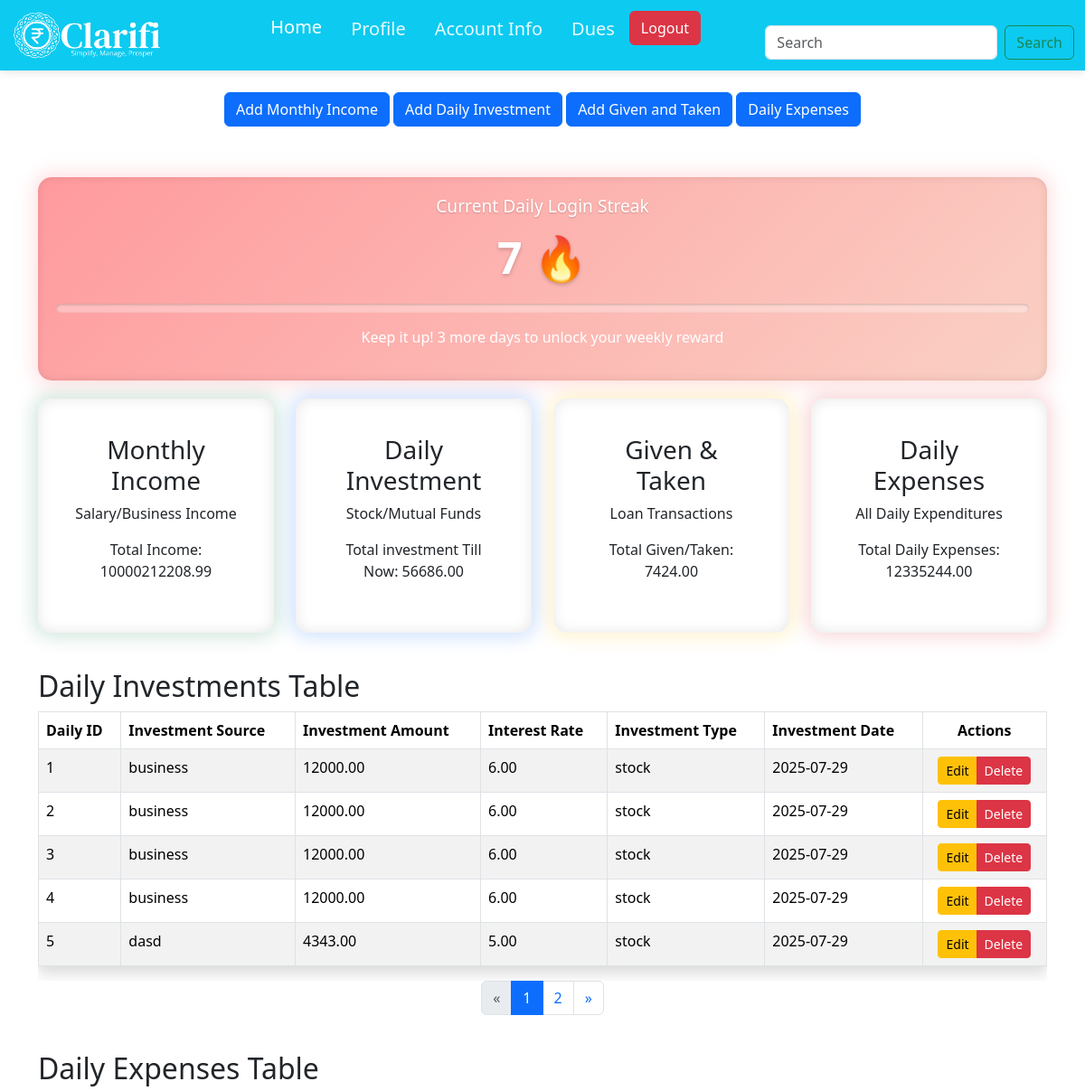
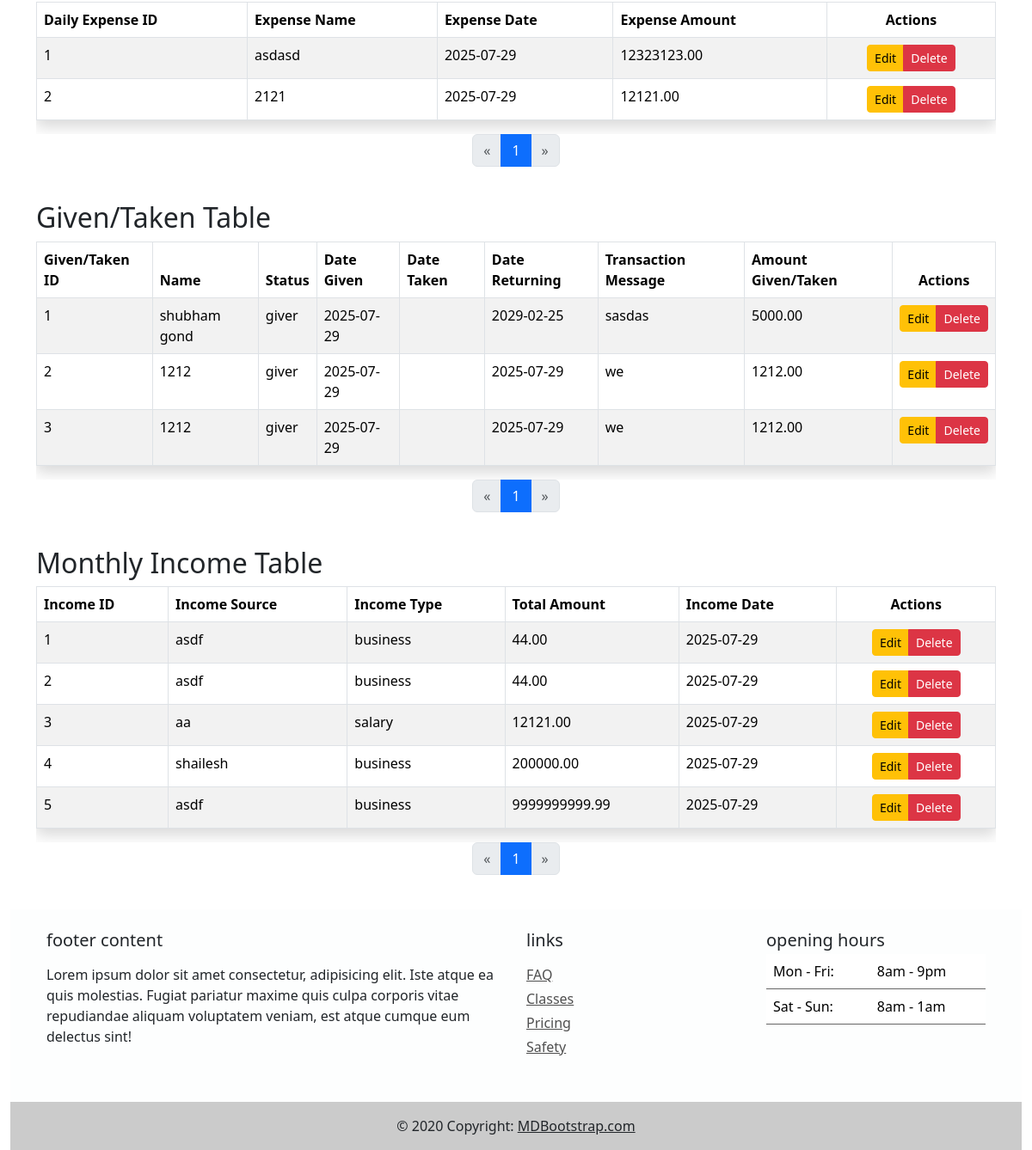
Screenshot of / (signed in) with the database file from the repository (2 pictures, top to bottom).
### tables this page shows
CREATE TABLE `daily` (
  `id` int(11) NOT NULL,
  `investmentSource` varchar(100) NOT NULL,
  `investmentAmount` decimal(12,2) NOT NULL,
  `interestRate` decimal(5,2) DEFAULT NULL,
  `investmentType` varchar(50) NOT NULL,
  `investmentDate` date NOT NULL,
  `created_at` timestamp NOT NULL DEFAULT current_timestamp(),
  `user_id` int(11) DEFAULT NULL
);

CREATE TABLE `daily_expenses` (
  `id` int(11) NOT NULL,
  `expenseName` varchar(100) NOT NULL,
  `expenseAmount` decimal(12,2) NOT NULL,
  `expenseDate` date NOT NULL,
  `created_at` timestamp NOT NULL DEFAULT current_timestamp()
);

CREATE TABLE `giventaken` (
  `id` int(11) NOT NULL,
  `name` varchar(100) NOT NULL,
  `status` enum('giver','taker') NOT NULL,
  `AmountgivenTaken` decimal(12,2) NOT NULL,
  `dateGiven` date DEFAULT NULL,
  `dateTaken` date DEFAULT NULL,
  `dateReturning` date DEFAULT NULL,
  `transactionMessage` text DEFAULT NULL,
  `created_at` timestamp NOT NULL DEFAULT current_timestamp(),
  `user_id` int(11) DEFAULT NULL
);

CREATE TABLE `income` (
  `id` int(11) NOT NULL,
  `incomeSource` varchar(100) NOT NULL,
  `totalAmount` decimal(12,2) NOT NULL,
  `incomeType` varchar(50) NOT NULL,
  `incomeDate` date NOT NULL,
  `created_at` timestamp NOT NULL DEFAULT current_timestamp(),
  `user_id` int(11) DEFAULT NULL
);

### index.php (the view, shortened to what this page needs)
<?php
include('conn.php');
$summaryData = fetchSummaryData();
$tableData = fetchTableData();
function fetchSummaryData()
{
  global $pdo;
  $data = [];
  try {
    $sql_daily = "SELECT SUM(investmentAmount) AS investmentAmount FROM daily";
    $stmt_daily = $pdo->query($sql_daily);
    $data['daily'] = $stmt_daily->fetch(PDO::FETCH_ASSOC);
    $sql_giventaken = "SELECT SUM(AmountgivenTaken) AS totalGivenTaken FROM giventaken";
    $stmt_giventaken = $pdo->query($sql_giventaken);
    $data['giventaken'] = $stmt_giventaken->fetch(PDO::FETCH_ASSOC);
    $sql_income = "SELECT SUM(totalAmount) AS totalIncome FROM income";
    $stmt_income = $pdo->query($sql_income);
    $data['income'] = $stmt_income->fetch(PDO::FETCH_ASSOC);
    $sql_expenses = "SELECT SUM(expenseAmount) AS totalExpenses FROM daily_expenses";
    $stmt_expenses = $pdo->query($sql_expenses);
    $data['expenses'] = $stmt_expenses->fetch(PDO::FETCH_ASSOC);
  } catch (PDOException $e) {
    $data['error'] = "Error: " . $e->getMessage();
  }
  return $data;
}
function fetchTableData()
{
  global $pdo;
  $data = [];
  try {
    $sql_daily = "SELECT id AS daily_id, investmentSource, investmentAmount, interestRate, investmentType, investmentDate FROM daily";
    $stmt = $pdo->query($sql_daily);
    $data['daily'] = $stmt->fetchAll(PDO::FETCH_ASSOC);
    $sql_daily_expenses = "SELECT id AS daily_expense_id, expenseName, expenseDate, expenseAmount FROM daily_expenses";
    $stmt = $pdo->query($sql_daily_expenses);
    $data['daily_expenses'] = $stmt->fetchAll(PDO::FETCH_ASSOC);
    $sql_giventaken = "SELECT id AS giventaken_id, name, status, dateGiven, dateTaken, dateReturning, transactionMessage, AmountgivenTaken FROM giventaken";
    $stmt = $pdo->query($sql_giventaken);
    $data['giventaken'] = $stmt->fetchAll(PDO::FETCH_ASSOC);
    $sql_income = "SELECT id AS income_id, incomeSource, incomeType, totalAmount, incomeDate FROM income";
    $stmt = $pdo->query($sql_income);
    $data['income'] = $stmt->fetchAll(PDO::FETCH_ASSOC);
  } catch (PDOException $e) {
    $data['error'] = "Error: " . $e->getMessage();
  }
  return $data;
}
function displayPagination($current_page, $total_pages, $query_param = 'page')
{
  echo "<nav aria-label='Page navigation'>
    <ul class='pagination justify-content-center'>
        <li class='page-item " . ($current_page == 1 ? 'disabled' : '') . "'>
            <a class='page-link' href='?" . $query_param . "=" . ($current_page - 1) . "' aria-label='Previous'>
                <span aria-hidden='true'>&laquo;</span>
            </a>
        </li>";
  for ($i = 1; $i <= $total_pages; $i++) {
    echo "<li class='page-item " . ($current_page == $i ? 'active' : '') . "'>
          <a class='page-link' href='?" . $query_param . "=" . $i . "'>" . $i . "</a>
        </li>";
  }
  echo "<li class='page-item " . ($current_page == $total_pages ? 'disabled' : '') . "'>
          <a class='page-link' href='?" . $query_param . "=" . ($current_page + 1) . "' aria-label='Next'>
              <span aria-hidden='true'>&raquo;</span>
          </a>
      </li>
    </ul>
  </nav>";
}
?>
<!DOCTYPE html>
<html lang="en">
<head>
  <link rel="stylesheet" href="bootstrap/css/bootstrap.min.css">
  <link rel="stylesheet" href="style.css">
  <link href="https://cdn.jsdelivr.net/npm/aos@2.3.4/dist/aos.css" rel="stylesheet">
</head>
<body class="body">
  <?php include 'header.php'; ?>
  <section>
    <div class="text-center mt-4 mb-1">
      <button class="btn btn-primary mb-3" type="button" data-bs-toggle="modal" data-bs-target="#monthly_income">Add Monthly Income</button>
      <button class="btn btn-primary mb-3" type="button" data-bs-toggle="modal" data-bs-target="#dailyInvestmentModal">Add Daily Investment</button>
      <button class="btn btn-primary mb-3" type="button" data-bs-toggle="modal" data-bs-target="#givenTakenModal">Add Given and Taken</button>
      <button class="btn btn-primary mb-3" type="button" data-bs-toggle="modal" data-bs-target="#dailyExpensesModal">Daily Expenses</button>
    </div>
  </section>
  <div class="container py-3">
    <div class="streak-container animate__animated animate__fadeIn bg-warning bg-opacity-50">
      <h3 class="streak-label">Current Daily Login Streak</h3>
      <div class="streak-count">7 🔥</div>
      <div class="streak-progress">
      </div>
      <p>Keep it up! 3 more days to unlock your weekly reward</p>
    </div>
    <div class="row">
      <div class="col-lg-3 col-md-6 mb-4">
        <div class="card card-summary card-income text-center p-4">
          <div class="card-body">
            <h3 class="card-title">Monthly Income</h3>
            <p class="card-subtext">Salary/Business Income</p>
            <?php if ($summaryData['income']): ?>
              <p>Total Income: <?= $summaryData['income']['totalIncome'] ?? 0 ?></p>
            <?php else: ?>
              <p>No income data found.</p>
            <?php endif; ?>
          </div>
        </div>
      </div>
      <div class="col-lg-3 col-md-6 mb-4">
        <div class="card card-summary card-investment text-center p-4">
          <div class="card-body">
            <h3 class="card-title">Daily Investment</h3>
            <p class="card-subtext">Stock/Mutual Funds</p>
            <?php if ($summaryData['daily']): ?>
              <p>Total investment Till Now: <?= $summaryData['daily']['investmentAmount'] ?? 0 ?></p>
            <?php else: ?>
              <div class='alert alert-danger'>No investment data found.</div>
            <?php endif; ?>
          </div>
        </div>
      </div>
      <div class="col-lg-3 col-md-6 mb-4">
        <div class="card card-summary card-given text-center p-4">
          <div class="card-body">
            <h3 class="card-title">Given & Taken</h3>
            <p class="card-subtext">Loan Transactions</p>
            <?php if ($summaryData['giventaken']): ?>
              <p>Total Given/Taken: <?= $summaryData['giventaken']['totalGivenTaken'] ?? 0 ?></p>
            <?php else: ?>
              <div class='alert alert-danger'>No given/taken data found.</div>
            <?php endif; ?>
          </div>
        </div>
      </div>
      <div class="col-lg-3 col-md-6 mb-4">
        <div class="card card-summary card-expenses text-center p-4">
          <div class="card-body">
            <h3 class="card-title">Daily Expenses</h3>
            <p class="card-subtext">All Daily Expenditures</p>
            <?php if ($summaryData['expenses']): ?>
              <p>Total Daily Expenses: <?= $summaryData['expenses']['totalExpenses'] ?? 0 ?></p>
            <?php else: ?>
              <p>No expenses found.</p>
            <?php endif; ?>
          </div>
        </div>
      </div>
    </div>
  </div>
  <div class="container">
    <?php if (!empty($tableData['daily'])): ?>
      <?php
      $daily_page = isset($_GET['daily_page']) ? max(1, intval($_GET['daily_page'])) : 1;
      $records_per_page = 5;
      $daily_total_pages = ceil(count($tableData['daily']) / $records_per_page);
      $daily_paged_data = array_slice($tableData['daily'], ($daily_page - 1) * $records_per_page, $records_per_page);
      ?>
      <h2>Daily Investments Table</h2>
      <div class='table-responsive'>
        <table class='table table-striped table-hover table-bordered w-100 shadow p-5'>
          <thead>
            <tr>
              <th>Daily ID</th>
              <th>Investment Source</th>
              <th>Investment Amount</th>
              <th>Interest Rate</th>
              <th>Investment Type</th>
              <th>Investment Date</th>
              <th class='text-center'>Actions</th>
            </tr>
          </thead>
          <tbody>
            <?php foreach ($daily_paged_data as $daily): ?>
              <tr>
                <?php foreach ($daily as $value): ?>
                  <td><?= htmlspecialchars($value) ?></td>
                <?php endforeach; ?>
                <td class='text-center'>
                  <div class='btn-group' role='group'>
                    <a href='edit_daily.php?id=<?= $daily['daily_id'] ?>' class='btn btn-sm btn-warning'>Edit</a>
                    <a href='?delete_daily=<?= $daily['daily_id'] ?>&daily_page=<?= $daily_page ?>' class='btn btn-sm btn-danger' onclick='return confirm("Are you sure you want to delete this record?")'>Delete</a>
                  </div>
                </td>
              </tr>
            <?php endforeach; ?>
          </tbody>
        </table>
      </div>
      <?php displayPagination($daily_page, $daily_total_pages, 'daily_page'); ?>
      <br>
    <?php else: ?>
      <div class='alert alert-danger'>No daily investments data found</div>
    <?php endif; ?>
    <?php if (!empty($tableData['daily_expenses'])): ?>
      <?php
      $expense_page = isset($_GET['expense_page']) ? max(1, intval($_GET['expense_page'])) : 1;
      $records_per_page = 5;
      $expense_total_pages = ceil(count($tableData['daily_expenses']) / $records_per_page);
      $expense_paged_data = array_slice($tableData['daily_expenses'], ($expense_page - 1) * $records_per_page, $records_per_page);
      ?>
      <h2>Daily Expenses Table</h2>
      <div class='table-responsive'>
        <table class='table table-striped table-hover table-bordered w-100 shadow p-5'>
          <thead>
            <tr>
              <th>Daily Expense ID</th>
              <th>Expense Name</th>
              <th>Expense Date</th>
              <th>Expense Amount</th>
              <th class='text-center'>Actions</th>
            </tr>
          </thead>
          <tbody>
            <?php foreach ($expense_paged_data as $expense): ?>
              <tr>
                <?php foreach ($expense as $value): ?>
                  <td><?= htmlspecialchars($value) ?></td>
                <?php endforeach; ?>
                <td class='text-center'>
                  <div class='btn-group' role='group'>
                    <a href='edit_expense.php?id=<?= $expense['daily_expense_id'] ?>' class='btn btn-sm btn-warning'>Edit</a>
                    <a href='?delete_expense=<?= $expense['daily_expense_id'] ?>&expense_page=<?= $expense_page ?>' class='btn btn-sm btn-danger' onclick='return confirm("Are you sure you want to delete this record?")'>Delete</a>
                  </div>
                </td>
              </tr>
            <?php endforeach; ?>
          </tbody>
        </table>
      </div>
      <?php displayPagination($expense_page, $expense_total_pages, 'expense_page'); ?>
      <br>
    <?php else: ?>
      <div class='alert alert-danger'>No daily expenses data found</div>
    <?php endif; ?>
    <?php if (!empty($tableData['giventaken'])): ?>
      <?php
      $gt_page = isset($_GET['gt_page']) ? max(1, intval($_GET['gt_page'])) : 1;
      $records_per_page = 5;
      $gt_paged_data = array_slice($tableData['giventaken'], ($gt_page - 1) * $records_per_page, $records_per_page);
      ?>
      <h2>Given/Taken Table</h2>
      <div class='table-responsive'>
        <table class='table table-striped table-hover table-bordered w-100 shadow p-5'>
          <thead>
            <tr>
              <th>Given/Taken ID</th>
              <th>Name</th>
              <th>Status</th>
              <th>Date Given</th>
              <th>Date Taken</th>
              <th>Date Returning</th>
              <th>Transaction Message</th>
              <th>Amount Given/Taken</th>
              <th class='text-center'>Actions</th>
            </tr>
          </thead>
          <tbody>
            <?php foreach ($gt_paged_data as $gt): ?>
              <tr>
                <?php foreach ($gt as $value): ?>
                  <td><?= htmlspecialchars($value) ?></td>
                <?php endforeach; ?>
                <td class='text-center'>
                  <div class='btn-group' role='group'>
                    <a href='edit_giventaken.php?id=<?= $gt['giventaken_id'] ?>' class='btn btn-sm btn-warning'>Edit</a>
                    <a href='?delete_giventaken=<?= $gt['giventaken_id'] ?>&gt_page=<?= $gt_page ?>' class='btn btn-sm btn-danger' onclick='return confirm("Are you sure you want to delete this record?")'>Delete</a>
                  </div>
                </td>
              </tr>
            <?php endforeach; ?>
          </tbody>
        </table>
      </div>
      <br>
    <?php else: ?>
      <div class='alert alert-danger'>No given/taken data found.</div><br>
    <?php endif; ?>
    <?php if (!empty($tableData['income'])): ?>
      <?php
      $income_page = isset($_GET['income_page']) ? max(1, intval($_GET['income_page'])) : 1;
      $records_per_page = 5;
      $income_paged_data = array_slice($tableData['income'], ($income_page - 1) * $records_per_page, $records_per_page);
      ?>
      <h2>Monthly Income Table</h2>
      <div class='table-responsive'>
        <table class='table table-striped table-hover table-bordered w-100 shadow p-5'>
          <thead>
            <tr>
              <th>Income ID</th>
              <th>Income Source</th>
              <th>Income Type</th>
              <th>Total Amount</th>
              <th>Income Date</th>
              <th class='text-center'>Actions</th>
            </tr>
          </thead>
          <tbody>
            <?php foreach ($income_paged_data as $income): ?>
              <tr>
                <?php foreach ($income as $value): ?>
                  <td><?= htmlspecialchars($value) ?></td>
                <?php endforeach; ?>
                <td class='text-center'>
                  <div class='btn-group' role='group'>
                    <a href='edit_income.php?id=<?= $income['income_id'] ?>' class='btn btn-sm btn-warning'>Edit</a>
                    <a href='?delete_income=<?= $income['income_id'] ?>&income_page=<?= $income_page ?>' class='btn btn-sm btn-danger' onclick='return confirm("Are you sure you want to delete this record?")'>Delete</a>
                  </div>
                </td>
              </tr>
            <?php endforeach; ?>
          </tbody>
        </table>
      </div>
      <br>
    <?php else: ?>
      <div class='alert alert-danger'>No income data found.</div><br>
    <?php endif; ?>
  </div>
  <?php require_once('footer.php'); ?>
</body>
</html>

### rows the page displays
daily: id "1", investmentSource "business", investmentAmount "12000.00", interestRate "6.00", investmentType "stock", investmentDate "2025-07-29"
daily: id "2", investmentSource "business", investmentAmount "12000.00", interestRate "6.00", investmentType "stock", investmentDate "2025-07-29"
daily: id "3", investmentSource "business", investmentAmount "12000.00", interestRate "6.00", investmentType "stock", investmentDate "2025-07-29"
daily: id "4", investmentSource "business", investmentAmount "12000.00", interestRate "6.00", investmentType "stock", investmentDate "2025-07-29"
daily: id "5", investmentSource "dasd", investmentAmount "4343.00", interestRate "5.00", investmentType "stock", investmentDate "2025-07-29"
daily_expenses: id "1", expenseName "asdasd", expenseDate "2025-07-29", expenseAmount "12323123.00"
daily_expenses: id "2", expenseName "2121", expenseDate "2025-07-29", expenseAmount "12121.00"
giventaken: id "1", name "shubham gond", status "giver", dateGiven "2025-07-29", dateReturning "2029-02-25", transactionMessage "sasdas", AmountgivenTaken "5000.00"
giventaken: id "2", name "1212", status "giver", value "2025-07-29", transactionMessage "we", AmountgivenTaken "1212.00"
giventaken: id "3", name "1212", status "giver", value "2025-07-29", transactionMessage "we", AmountgivenTaken "1212.00"
income: id "1", incomeSource "asdf", incomeType "business", totalAmount "44.00", incomeDate "2025-07-29"
income: id "2", incomeSource "asdf", incomeType "business", totalAmount "44.00", incomeDate "2025-07-29"
income: id "3", incomeSource "aa", incomeType "salary", totalAmount "12121.00", incomeDate "2025-07-29"
income: id "4", incomeSource "shailesh", incomeType "business", totalAmount "200000.00", incomeDate "2025-07-29"
income: id "5", incomeSource "asdf", incomeType "business", totalAmount "9999999999.99", incomeDate "2025-07-29"

### other values shown
$summaryData['income']['totalIncome'] "10000212208.99"
$summaryData['daily']['investmentAmount'] "56686.00"
$summaryData['giventaken']['totalGivenTaken'] "7424.00"
$summaryData['expenses']['totalExpenses'] "12335244.00"
